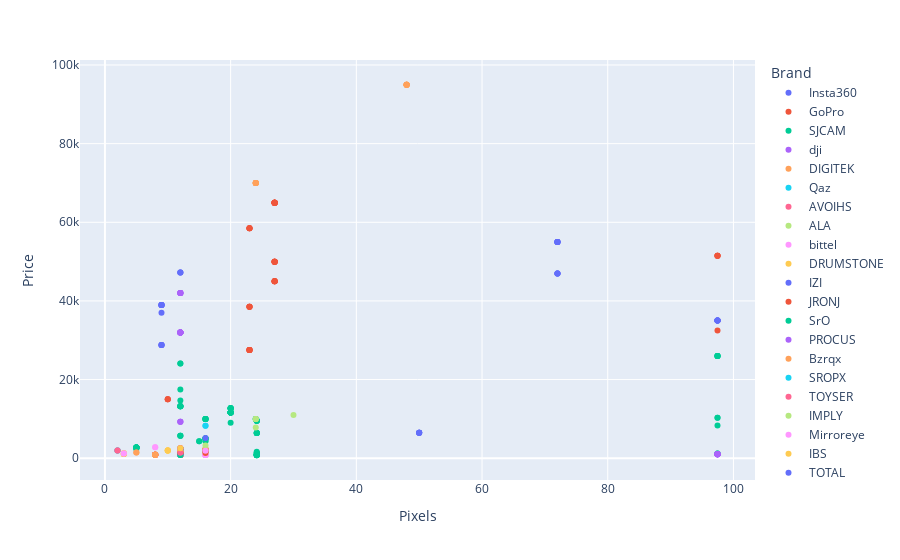

The notebook cell this image was saved under:
### Markdown cell above
## Scatter Plot

### Code cell
fig=px.scatter(camera,x="Pixels",y="Price",color="Brand")
fig.show()

### Figure 1 — Plotly figure (JSON) as saved in the notebook; plotly's stock layout.template omitted (floating-point values rounded to 4 significant figures)
{"data": [{"hovertemplate": "Brand=Insta360<br>Pixels=%{x}<br>Price=%{y}<extra></extra>", "legendgroup": "Insta360", "marker": {"color": "#636efa", "symbol": "circle"}, "mode": "markers", "name": "Insta360", "orientation": "v", "showlegend": true, "type": "scatter", "x": [97.46, 72, 9, 97.46, 72, 72, 97.46, 72, 9, 9, 12, 97.46, 72, 72, 9, 9, 97.46, 72, 9, 9, 12, 97.46, 72, 9, 9, 12, 9, 72, 72, 9], "xaxis": "x", "y": [34990, 46990, 38990, 34990, 46990, 54990, 34990, 54990, 38990, 28799, 47199, 34990, 46990, 54990, 38990, 28799, 34990, 54990, 38990, 28799, 47199, 34990, 54990, 38990, 28799, 47199, 36990, 46990, 54990, 38990], "yaxis": "y"}, {"hovertemplate": "Brand=GoPro<br>Pixels=%{x}<br>Price=%{y}<extra></extra>", "legendgroup": "GoPro", "marker": {"color": "#EF553B", "symbol": "circle"}, "mode": "markers", "name": "GoPro", "orientation": "v", "showlegend": true, "type": "scatter", "x": [23, 27, 27, 27, 23, 23, 27, 27, 27, 27, 97.46, 23, 23, 23, 27, 27, 27, 27, 97.46, 23, 23, 23, 27, 27, 27, 27, 97.46, 23, 27, 27, 10, 23, 23, 27, 27, 27, 27, 10, 23, 97.46, 23, 27, 27, 27, 10, 97.46], "xaxis": "x", "y": [27490, 49990, 44990, 64990, 27490, 38490, 49990, 44990, 64990, 64990, 51490, 58490, 27490, 38490, 49990, 44990, 64990, 64990, 51490, 58490, 27490, 38490, 49990, 44990, 64990, 64990, 51490, 27490, 49990, 64990, 14999, 58490, 38490, 49990, 44990, 64990, 64990, 14999, 58490, 32490, 27490, 49990, 44990, 64990, 14999, 51490], "yaxis": "y"}, {"hovertemplate": "Brand=SJCAM<br>Pixels=%{x}<br>Price=%{y}<extra></extra>", "legendgroup": "SJCAM", "marker": {"color": "#00cc96", "symbol": "circle"}, "mode": "markers", "name": "SJCAM", "orientation": "v", "showlegend": true, "type": "scatter", "x": [16, 20, 16, 12, 20, 20, 16, 12, 12, 24.15, 24.15, 16, 12, 20, 20, 16, 12, 24.15, 24.15, 24.15, 12, 16, 12, 20, 20, 16, 12, 12, 24.15, 24.15, 24.15, 12, 97.46, 97.46, 5, 12, 24.15, 5, 12, 5, 5, 12, 20, 20, 20, 20, 12, 12, 24.15, 24.15, 24.15, 12, 97.46, 12, 24.15, 5, 5, 5, 24, 12, 15, 12, 16, 12, 12, 16, 12, 20, 16, 20, 12, 24.15, 24.15, 24.15, 12, 97.46, 97.46, 12, 24.15, 5, 5, 5, 24, 24, 12, 15, 12, 24.15, 12, 16, 12, 5, 16, 12, 20, 20, 20, 16, 20], "xaxis": "x", "y": [9999, 11599, 9999, 13199, 11599, 11599, 4999, 1299, 2367, 6399, 9499, 9999, 13199, 11599, 11599, 4999, 1299, 6399, 9499, 949, 2367, 9999, 13199, 11599, 11599, 4999, 1299, 2367, 6399, 9499, 949, 2367, 10299, 1196, 2699, 2489, 1299, 2699, 5699, 2299, 2699, 13199, 11599, 12699, 11599, 12699, 14699, 2367, 6399, 9499, 949, 2367, 8299, 2489, 1299, 2699, 2699, 2699, 9999, 1164, 4299, 24099, 4399, 5699, 17499, 9999, 13199, 12699, 4999, 12699, 2367, 6399, 9499, 949, 2367, 10299, 1196, 2489, 1299, 2699, 2699, 2699, 9999, 9999, 1164, 4299, 24099, 1659, 1299, 4399, 5699, 2699, 9999, 13199, 11599, 12699, 11599, 4999, 12699], "yaxis": "y"}, {"hovertemplate": "Brand=dji<br>Pixels=%{x}<br>Price=%{y}<extra></extra>", "legendgroup": "dji", "marker": {"color": "#ab63fa", "symbol": "circle"}, "mode": "markers", "name": "dji", "orientation": "v", "showlegend": true, "type": "scatter", "x": [12, 97.46, 12, 12, 97.46, 97.46, 12, 12, 97.46, 97.46, 12, 12, 12, 97.46, 97.46, 12, 12, 12, 97.46, 97.46, 12, 12, 12, 97.46, 97.46, 12, 12, 12, 97.46], "xaxis": "x", "y": [31990, 999, 31990, 41990, 999, 999, 31990, 41990, 999, 999, 31989, 31990, 41990, 999, 999, 31989, 31990, 41990, 999, 999, 31989, 31990, 41990, 999, 999, 31989, 31990, 41990, 999], "yaxis": "y"}, {"hovertemplate": "Brand=DIGITEK<br>Pixels=%{x}<br>Price=%{y}<extra></extra>", "legendgroup": "DIGITEK", "marker": {"color": "#FFA15A", "symbol": "circle"}, "mode": "markers", "name": "DIGITEK", "orientation": "v", "showlegend": true, "type": "scatter", "x": [48, 24, 48, 24, 48, 24, 48, 24, 48, 24, 48, 24, 48, 24], "xaxis": "x", "y": [94980, 69990, 94980, 69990, 94980, 69990, 94980, 69990, 94980, 69990, 94980, 69990, 94980, 69990], "yaxis": "y"}, {"hovertemplate": "Brand=Qaz<br>Pixels=%{x}<br>Price=%{y}<extra></extra>", "legendgroup": "Qaz", "marker": {"color": "#19d3f3", "symbol": "circle"}, "mode": "markers", "name": "Qaz", "orientation": "v", "showlegend": true, "type": "scatter", "x": [12, 12, 12, 12, 12, 12, 12, 12, 12], "xaxis": "x", "y": [1299, 1299, 1299, 1299, 1299, 1299, 1299, 1299, 1299], "yaxis": "y"}, {"hovertemplate": "Brand=AVOIHS<br>Pixels=%{x}<br>Price=%{y}<extra></extra>", "legendgroup": "AVOIHS", "marker": {"color": "#FF6692", "symbol": "circle"}, "mode": "markers", "name": "AVOIHS", "orientation": "v", "showlegend": true, "type": "scatter", "x": [8, 8, 8, 8, 8, 8, 8, 8, 8, 8, 8, 8], "xaxis": "x", "y": [899, 899, 899, 899, 899, 899, 899, 899, 899, 899, 899, 899], "yaxis": "y"}, {"hovertemplate": "Brand=ALA<br>Pixels=%{x}<br>Price=%{y}<extra></extra>", "legendgroup": "ALA", "marker": {"color": "#B6E880", "symbol": "circle"}, "mode": "markers", "name": "ALA", "orientation": "v", "showlegend": true, "type": "scatter", "x": [12, 12, 12, 12, 12, 12, 12, 12, 12], "xaxis": "x", "y": [1280, 1280, 1280, 1280, 1549, 1199, 1280, 1549, 1199], "yaxis": "y"}, {"hovertemplate": "Brand=bittel<br>Pixels=%{x}<br>Price=%{y}<extra></extra>", "legendgroup": "bittel", "marker": {"color": "#FF97FF", "symbol": "circle"}, "mode": "markers", "name": "bittel", "orientation": "v", "showlegend": true, "type": "scatter", "x": [16, 16, 16, 16, 16, 16, 16, 16], "xaxis": "x", "y": [810, 810, 810, 810, 810, 810, 810, 810], "yaxis": "y"}, {"hovertemplate": "Brand=DRUMSTONE<br>Pixels=%{x}<br>Price=%{y}<extra></extra>", "legendgroup": "DRUMSTONE", "marker": {"color": "#FECB52", "symbol": "circle"}, "mode": "markers", "name": "DRUMSTONE", "orientation": "v", "showlegend": true, "type": "scatter", "x": [10, 10, 10, 10, 10], "xaxis": "x", "y": [1959, 1959, 1959, 1959, 1959], "yaxis": "y"}, {"hovertemplate": "Brand=IZI<br>Pixels=%{x}<br>Price=%{y}<extra></extra>", "legendgroup": "IZI", "marker": {"color": "#636efa", "symbol": "circle"}, "mode": "markers", "name": "IZI", "orientation": "v", "showlegend": true, "type": "scatter", "x": [50, 50, 50, 50, 50], "xaxis": "x", "y": [6499, 6499, 6499, 6499, 6499], "yaxis": "y"}, {"hovertemplate": "Brand=JRONJ<br>Pixels=%{x}<br>Price=%{y}<extra></extra>", "legendgroup": "JRONJ", "marker": {"color": "#EF553B", "symbol": "circle"}, "mode": "markers", "name": "JRONJ", "orientation": "v", "showlegend": true, "type": "scatter", "x": [12, 12, 12, 12, 12, 12, 12, 12, 12, 12, 12], "xaxis": "x", "y": [799, 799, 899, 799, 799, 899, 799, 799, 899, 799, 799], "yaxis": "y"}, {"hovertemplate": "Brand=SrO<br>Pixels=%{x}<br>Price=%{y}<extra></extra>", "legendgroup": "SrO", "marker": {"color": "#00cc96", "symbol": "circle"}, "mode": "markers", "name": "SrO", "orientation": "v", "showlegend": true, "type": "scatter", "x": [24.15, 24.15, 24.15, 24.15, 24.15, 24.15], "xaxis": "x", "y": [749, 799, 799, 749, 749, 799], "yaxis": "y"}, {"hovertemplate": "Brand=PROCUS<br>Pixels=%{x}<br>Price=%{y}<extra></extra>", "legendgroup": "PROCUS", "marker": {"color": "#ab63fa", "symbol": "circle"}, "mode": "markers", "name": "PROCUS", "orientation": "v", "showlegend": true, "type": "scatter", "x": [12, 12, 12], "xaxis": "x", "y": [9299, 9299, 9299], "yaxis": "y"}, {"hovertemplate": "Brand=Bzrqx<br>Pixels=%{x}<br>Price=%{y}<extra></extra>", "legendgroup": "Bzrqx", "marker": {"color": "#FFA15A", "symbol": "circle"}, "mode": "markers", "name": "Bzrqx", "orientation": "v", "showlegend": true, "type": "scatter", "x": [8, 12, 12, 8, 12, 12, 8, 8, 12, 12, 12, 8, 8, 8, 8, 8, 12, 12, 12, 12, 12, 12, 12, 8], "xaxis": "x", "y": [899, 1299, 2499, 899, 1299, 2499, 899, 899, 1299, 2499, 899, 899, 899, 899, 899, 899, 799, 899, 799, 1349, 1297, 1299, 1199, 899], "yaxis": "y"}, {"hovertemplate": "Brand=SROPX<br>Pixels=%{x}<br>Price=%{y}<extra></extra>", "legendgroup": "SROPX", "marker": {"color": "#19d3f3", "symbol": "circle"}, "mode": "markers", "name": "SROPX", "orientation": "v", "showlegend": true, "type": "scatter", "x": [12, 12, 12, 12], "xaxis": "x", "y": [899, 899, 899, 899], "yaxis": "y"}, {"hovertemplate": "Brand=TOYSER<br>Pixels=%{x}<br>Price=%{y}<extra></extra>", "legendgroup": "TOYSER", "marker": {"color": "#FF6692", "symbol": "circle"}, "mode": "markers", "name": "TOYSER", "orientation": "v", "showlegend": true, "type": "scatter", "x": [16, 16, 16, 16], "xaxis": "x", "y": [1999, 1999, 1999, 1999], "yaxis": "y"}, {"hovertemplate": "Brand=IMPLY<br>Pixels=%{x}<br>Price=%{y}<extra></extra>", "legendgroup": "IMPLY", "marker": {"color": "#B6E880", "symbol": "circle"}, "mode": "markers", "name": "IMPLY", "orientation": "v", "showlegend": true, "type": "scatter", "x": [16, 16, 16, 16, 16, 16, 16], "xaxis": "x", "y": [1699, 1699, 1699, 1820, 1699, 1699, 1820], "yaxis": "y"}, {"hovertemplate": "Brand=Mirroreye<br>Pixels=%{x}<br>Price=%{y}<extra></extra>", "legendgroup": "Mirroreye", "marker": {"color": "#FF97FF", "symbol": "circle"}, "mode": "markers", "name": "Mirroreye", "orientation": "v", "showlegend": true, "type": "scatter", "x": [16, 8, 8], "xaxis": "x", "y": [1859, 2804, 2804], "yaxis": "y"}, {"hovertemplate": "Brand=IBS<br>Pixels=%{x}<br>Price=%{y}<extra></extra>", "legendgroup": "IBS", "marker": {"color": "#FECB52", "symbol": "circle"}, "mode": "markers", "name": "IBS", "orientation": "v", "showlegend": true, "type": "scatter", "x": [3, 12, 3, 3, 12, 12, 3, 12, 3], "xaxis": "x", "y": [1071, 2199, 1071, 1071, 2199, 2199, 1071, 2199, 1299], "yaxis": "y"}, {"hovertemplate": "Brand=TOTAL<br>Pixels=%{x}<br>Price=%{y}<extra></extra>", "legendgroup": "TOTAL", "marker": {"color": "#636efa", "symbol": "circle"}, "mode": "markers", "name": "TOTAL", "orientation": "v", "showlegend": true, "type": "scatter", "x": [12, 12, 12, 12, 12], "xaxis": "x", "y": [2156, 2156, 1999, 2156, 1999], "yaxis": "y"}, {"hovertemplate": "Brand=RHONNIUM<br>Pixels=%{x}<br>Price=%{y}<extra></extra>", "legendgroup": "RHONNIUM", "marker": {"color": "#EF553B", "symbol": "circle"}, "mode": "markers", "name": "RHONNIUM", "orientation": "v", "showlegend": true, "type": "scatter", "x": [12, 12, 12, 12, 12, 16, 12, 12, 16, 12], "xaxis": "x", "y": [1299, 1299, 1299, 1299, 1439, 1799, 1299, 1439, 1799, 1299], "yaxis": "y"}, {"hovertemplate": "Brand=Ricoh<br>Pixels=%{x}<br>Price=%{y}<extra></extra>", "legendgroup": "Ricoh", "marker": {"color": "#00cc96", "symbol": "circle"}, "mode": "markers", "name": "Ricoh", "orientation": "v", "showlegend": true, "type": "scatter", "x": [97.46, 97.46, 97.46, 20, 97.46, 97.46], "xaxis": "x", "y": [25999, 25999, 25999, 8999, 25999, 25999], "yaxis": "y"}, {"hovertemplate": "Brand=VOLTAC<br>Pixels=%{x}<br>Price=%{y}<extra></extra>", "legendgroup": "VOLTAC", "marker": {"color": "#ab63fa", "symbol": "circle"}, "mode": "markers", "name": "VOLTAC", "orientation": "v", "showlegend": true, "type": "scatter", "x": [12, 12, 12], "xaxis": "x", "y": [1199, 1199, 1199], "yaxis": "y"}, {"hovertemplate": "Brand=Visicube<br>Pixels=%{x}<br>Price=%{y}<extra></extra>", "legendgroup": "Visicube", "marker": {"color": "#FFA15A", "symbol": "circle"}, "mode": "markers", "name": "Visicube", "orientation": "v", "showlegend": true, "type": "scatter", "x": [5, 16, 12, 5, 12, 16, 16, 12, 16], "xaxis": "x", "y": [1449, 2299, 1449, 1449, 1449, 2249, 2299, 1449, 2249], "yaxis": "y"}, {"hovertemplate": "Brand=Pelupa<br>Pixels=%{x}<br>Price=%{y}<extra></extra>", "legendgroup": "Pelupa", "marker": {"color": "#19d3f3", "symbol": "circle"}, "mode": "markers", "name": "Pelupa", "orientation": "v", "showlegend": true, "type": "scatter", "x": [2, 2], "xaxis": "x", "y": [1938, 1938], "yaxis": "y"}, {"hovertemplate": "Brand=Cospex<br>Pixels=%{x}<br>Price=%{y}<extra></extra>", "legendgroup": "Cospex", "marker": {"color": "#FF6692", "symbol": "circle"}, "mode": "markers", "name": "Cospex", "orientation": "v", "showlegend": true, "type": "scatter", "x": [2, 2, 12], "xaxis": "x", "y": [1959, 1959, 2499], "yaxis": "y"}, {"hovertemplate": "Brand=CASON<br>Pixels=%{x}<br>Price=%{y}<extra></extra>", "legendgroup": "CASON", "marker": {"color": "#B6E880", "symbol": "circle"}, "mode": "markers", "name": "CASON", "orientation": "v", "showlegend": true, "type": "scatter", "x": [24, 24, 30, 24, 24], "xaxis": "x", "y": [9989, 9989, 10995, 7795, 9989], "yaxis": "y"}, {"hovertemplate": "Brand=Spor<br>Pixels=%{x}<br>Price=%{y}<extra></extra>", "legendgroup": "Spor", "marker": {"color": "#FF97FF", "symbol": "circle"}, "mode": "markers", "name": "Spor", "orientation": "v", "showlegend": true, "type": "scatter", "x": [3, 3], "xaxis": "x", "y": [1199, 1199], "yaxis": "y"}, {"hovertemplate": "Brand=lookcam<br>Pixels=%{x}<br>Price=%{y}<extra></extra>", "legendgroup": "lookcam", "marker": {"color": "#FECB52", "symbol": "circle"}, "mode": "markers", "name": "lookcam", "orientation": "v", "showlegend": true, "type": "scatter", "x": [12, 12], "xaxis": "x", "y": [1814, 1814], "yaxis": "y"}, {"hovertemplate": "Brand=Clipface<br>Pixels=%{x}<br>Price=%{y}<extra></extra>", "legendgroup": "Clipface", "marker": {"color": "#636efa", "symbol": "circle"}, "mode": "markers", "name": "Clipface", "orientation": "v", "showlegend": true, "type": "scatter", "x": [12], "xaxis": "x", "y": [1064], "yaxis": "y"}, {"hovertemplate": "Brand=CALLIE<br>Pixels=%{x}<br>Price=%{y}<extra></extra>", "legendgroup": "CALLIE", "marker": {"color": "#EF553B", "symbol": "circle"}, "mode": "markers", "name": "CALLIE", "orientation": "v", "showlegend": true, "type": "scatter", "x": [12, 12, 16], "xaxis": "x", "y": [1236, 1236, 1299], "yaxis": "y"}, {"hovertemplate": "Brand=SIOVS<br>Pixels=%{x}<br>Price=%{y}<extra></extra>", "legendgroup": "SIOVS", "marker": {"color": "#00cc96", "symbol": "circle"}, "mode": "markers", "name": "SIOVS", "orientation": "v", "showlegend": true, "type": "scatter", "x": [12], "xaxis": "x", "y": [799], "yaxis": "y"}, {"hovertemplate": "Brand=CAM4U<br>Pixels=%{x}<br>Price=%{y}<extra></extra>", "legendgroup": "CAM4U", "marker": {"color": "#ab63fa", "symbol": "circle"}, "mode": "markers", "name": "CAM4U", "orientation": "v", "showlegend": true, "type": "scatter", "x": [16, 16], "xaxis": "x", "y": [2160, 2160], "yaxis": "y"}, {"hovertemplate": "Brand=ENMORA<br>Pixels=%{x}<br>Price=%{y}<extra></extra>", "legendgroup": "ENMORA", "marker": {"color": "#FFA15A", "symbol": "circle"}, "mode": "markers", "name": "ENMORA", "orientation": "v", "showlegend": true, "type": "scatter", "x": [16, 16], "xaxis": "x", "y": [2289, 2289], "yaxis": "y"}, {"hovertemplate": "Brand=Rhobos<br>Pixels=%{x}<br>Price=%{y}<extra></extra>", "legendgroup": "Rhobos", "marker": {"color": "#19d3f3", "symbol": "circle"}, "mode": "markers", "name": "Rhobos", "orientation": "v", "showlegend": true, "type": "scatter", "x": [16, 16], "xaxis": "x", "y": [8225, 8225], "yaxis": "y"}, {"hovertemplate": "Brand=Avyana<br>Pixels=%{x}<br>Price=%{y}<extra></extra>", "legendgroup": "Avyana", "marker": {"color": "#FF6692", "symbol": "circle"}, "mode": "markers", "name": "Avyana", "orientation": "v", "showlegend": true, "type": "scatter", "x": [12], "xaxis": "x", "y": [1399], "yaxis": "y"}, {"hovertemplate": "Brand=KOOLCRAFTS<br>Pixels=%{x}<br>Price=%{y}<extra></extra>", "legendgroup": "KOOLCRAFTS", "marker": {"color": "#B6E880", "symbol": "circle"}, "mode": "markers", "name": "KOOLCRAFTS", "orientation": "v", "showlegend": true, "type": "scatter", "x": [16], "xaxis": "x", "y": [3199], "yaxis": "y"}, {"hovertemplate": "Brand=1CAMPRO<br>Pixels=%{x}<br>Price=%{y}<extra></extra>", "legendgroup": "1CAMPRO", "marker": {"color": "#FF97FF", "symbol": "circle"}, "mode": "markers", "name": "1CAMPRO", "orientation": "v", "showlegend": true, "type": "scatter", "x": [16], "xaxis": "x", "y": [1875], "yaxis": "y"}, {"hovertemplate": "Brand=Garundropsy<br>Pixels=%{x}<br>Price=%{y}<extra></extra>", "legendgroup": "Garundropsy", "marker": {"color": "#FECB52", "symbol": "circle"}, "mode": "markers", "name": "Garundropsy", "orientation": "v", "showlegend": true, "type": "scatter", "x": [12], "xaxis": "x", "y": [2499], "yaxis": "y"}, {"hovertemplate": "Brand=Elevea<br>Pixels=%{x}<br>Price=%{y}<extra></extra>", "legendgroup": "Elevea", "marker": {"color": "#636efa", "symbol": "circle"}, "mode": "markers", "name": "Elevea", "orientation": "v", "showlegend": true, "type": "scatter", "x": [16], "xaxis": "x", "y": [5139], "yaxis": "y"}], "layout": {"legend": {"title": {"text": "Brand"}, "tracegroupgap": 0}, "margin": {"t": 60}, "xaxis": {"anchor": "y", "domain": [0, 1], "title": {"text": "Pixels"}}, "yaxis": {"anchor": "x", "domain": [0, 1], "title": {"text": "Price"}}}}
